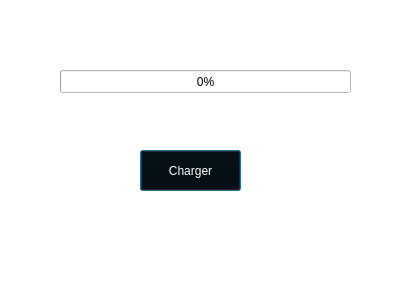
<?xml version="1.0" encoding="UTF-8"?>
<ui version="4.0">
 <class>charger</class>
 <widget class="QDialog" name="charger">
  <property name="geometry">
   <rect>
    <x>0</x>
    <y>0</y>
    <width>400</width>
    <height>300</height>
   </rect>
  </property>
  <property name="windowTitle">
   <string>Dialog</string>
  </property>
  <property name="styleSheet">
   <string notr="true">background-color: rgb(255, 255, 255);</string>
  </property>
  <widget class="QProgressBar" name="progressBar">
   <property name="geometry">
    <rect>
     <x>60</x>
     <y>70</y>
     <width>291</width>
     <height>23</height>
    </rect>
   </property>
   <property name="value">
    <number>0</number>
   </property>
  </widget>
  <widget class="QPushButton" name="pushButton">
   <property name="geometry">
    <rect>
     <x>140</x>
     <y>150</y>
     <width>101</width>
     <height>41</height>
    </rect>
   </property>
   <property name="styleSheet">
    <string notr="true">background-color: rgb(0, 0, 0);
color: rgb(255, 255, 255);</string>
   </property>
   <property name="text">
    <string>Charger</string>
   </property>
  </widget>
 </widget>
 <resources/>
 <connections/>
</ui>
